Frame 1 (no input): blank canvas, image omitted
Frame 60 (the mouse pressed at the canvas centre just before this capture): blank canvas, image omitted
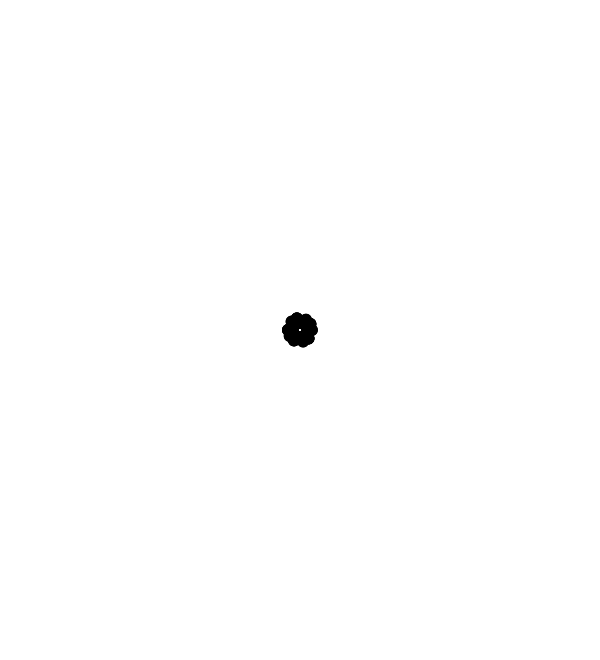
Frame 120 (the mouse held since frame 60 and released just before this capture)

The Processing sketch whose frames 1 and 60 were blank and that drew this single picture after the mouse press (run headless with seeded random() and noise(); from frame 60 on, the mouse is pressed at the canvas centre):

// Processing sketch: PulseDraw
// ── PulseDraw.pde
/**
 * Pulses. 
 * 
 * Software drawing instruments can follow a rhythm or abide by rules independent
 * of drawn gestures. This is a form of collaborative drawing in which the draftsperson
 * controls some aspects of the image and the software controls others.
 */

int angle = 0;

void setup() {
  size(600, 660);
  background(255);
  noStroke();
  fill(0, 102);
}

void draw() {
  // Draw only when mouse is pressed
  if (mousePressed == true) {
    angle += 5;
    float val = cos(radians(angle)) * 12.0;
    for (int a = 0; a < 360; a += 75) {
      float xoff = cos(radians(a)) * val;
      float yoff = sin(radians(a)) * val;
      fill(0);
      ellipse(mouseX + xoff, mouseY + yoff, val, val);
    }
    fill(255);
    ellipse(mouseX, mouseY, 2, 2);
  }
}


void keyPressed() {
 if (key == 's' ) {
   println ("saving new drawing!");
   save("pulseDraw_" +millis()+ ".jpg");
 }
}
